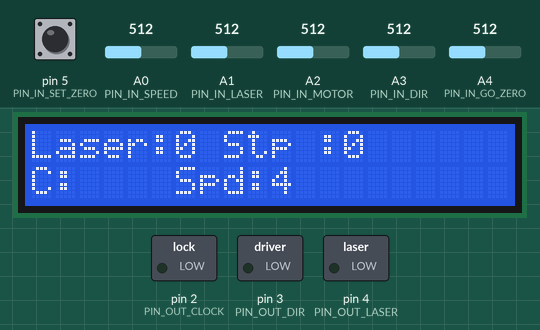
Bench run of a sketch on a simulated Arduino Uno, built with avr-gcc and run on an emulated ATmega328P. Parts: 20×2 character LCD, switched loads named in the sketch (green lamp = pin HIGH). Dashed ring = blinking. Inputs (shaded band) come from the test bench; at power-on: A4 (PIN_IN_GO_ZERO) = 512, A1 (PIN_IN_LASER) = 512, pin 5 (PIN_IN_SET_ZERO) HIGH, A0 (PIN_IN_SPEED) = 512, A2 (PIN_IN_MOTOR) = 512, A3 (PIN_IN_DIR) = 512.

Above: at 4.2 s.
4.3 s: A4 (PIN_IN_GO_ZERO) set to 493
At 4.44 s:
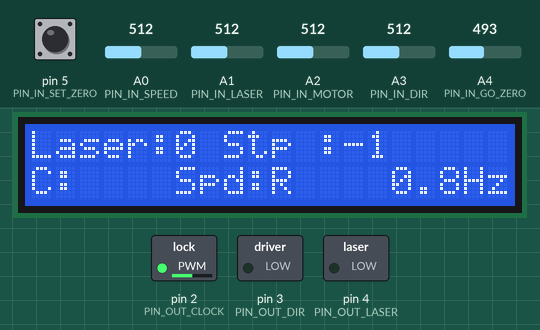
At 5.65 s:
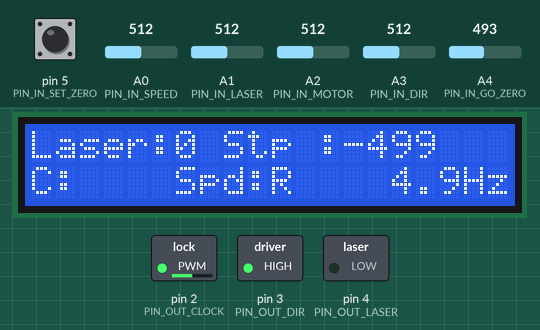
6.2 s: A1 (PIN_IN_LASER) set to 306
At 8.1 s:
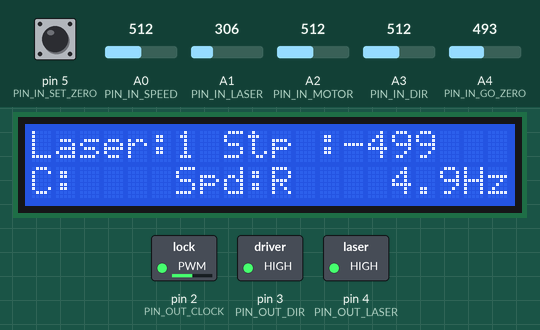
Timing chart, 0 to 14.4 s (numbered marks = the images above; inputs shaded):
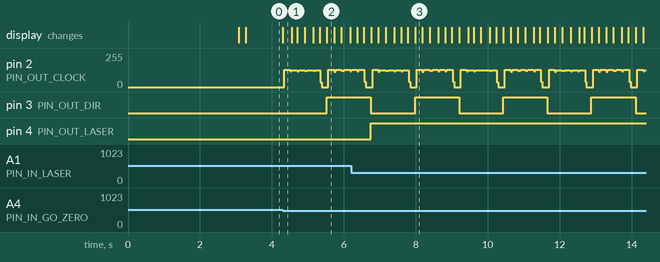

The sketch:

Katie.ino
```cpp
// (licence header left out)
// Requires Arduino version 0020 or later!

#include <LiquidCrystal.h>


const char PROGRAM_VERSION[20] = "Katie Version 1.1";


//////////////////////////////////
// GLOBAL PARAMETER DEFINITIONS //
//////////////////////////////////
// do not use laser and motor switches, instead force "remote control" by DAVID:
const bool FORCE_REMOTE_CONTROL = false;  // set "true" if you don't have any laser and motor switches

// analog input pins:
const int PIN_IN_SPEED   = A0;
const int PIN_IN_LASER   = A1;
const int PIN_IN_MOTOR   = A2;
const int PIN_IN_DIR     = A3;
const int PIN_IN_GO_ZERO = A4;

// digital output pins:
const int PIN_OUT_CLOCK  = 2;
const int PIN_OUT_DIR    = 3;
const int PIN_OUT_LASER  = 4;
const int PIN_OUT_LCD    = 8;  // and 5 more directly following (8-13)

// digital input pins:
const int PIN_IN_SET_ZERO = 5;

// speed steps and their delays [µs]:
const int NUM_SPEED_STEPS=6;
const unsigned long DELAYS[NUM_SPEED_STEPS] = {50000,20000,10000,5000,2000,1000};  // in µs
const unsigned long HOMING_MOTOR_DELAY = 1000;  // defines the speed for the "return" = "go home" = "go to zero" command [µs]

// Gearbox backlash compensation:
const long BACKLASH_STEPS = 500;  // number of steps

const long MIDDLE_POS = 2000;  // counter position where the laser is "in the middle" of the object / camera image
const long NUM_STEPS_FAST = 100;  // number of steps to go when receiving command "<" or ">"

// Time interval [ms] for display updates:
const unsigned long DISPLAY_INTERVAL = 200;  // 200ms --> 5 Hz


//////////////////////////////////
// GLOBAL VARIABLE DECLARATIONS //
//////////////////////////////////
long g_motorPos = 0;               ///< global motor step counter
int g_speed = 0;                   ///< global speed setting in [0,NUM_SPEED_STEPS-1]
bool g_isLaserOn = false;          ///< global state of laser (on or off)
int g_lastCOM = ' ';               ///< latest COM message
long g_dir = -1;                   ///< scan direction (1 or -1)

LiquidCrystal g_lcd(PIN_OUT_LCD, PIN_OUT_LCD+1, PIN_OUT_LCD+2, PIN_OUT_LCD+3, PIN_OUT_LCD+4, PIN_OUT_LCD+5);  // initialize the library with the numbers of the interface pins


///////////////////////////////////////////////////////////////////////////////////////
///////////////////////////////////////// HELPERS /////////////////////////////////////
///////////////////////////////////////////////////////////////////////////////////////


/// modes for laser and motor
enum eMode
{
  MODE_ON   = 0,
  MODE_AUTO = 1,  // "auto" means remote controlled, e.g. via serial COM port
  MODE_OFF  = 2,
};


/// Maps an "analog" input value to a descrete step value.
/// @param value The input value.
/// @param num The number of steps to convert to.
/// @param mod the maximum possible input value+1; assuming 0<=value<mod.
/// @return Discrete step value in [0,num-1]
long analogToDiscrete(long value, long num, long mod=1024)
{
  return (value*num)/mod;
  // Should also work, but not so nicely: return map(value,0,mod-1,0,num);
}

/// Maps an "analog" input value into one of the eModes MODE_OFF, MODE_AUTO, or MODE_ON. See #analogToDescrete and #eMode.
eMode analogToMode(long value, long mod=1024)
{
  return (eMode)analogToDiscrete(value,3,mod);
}


/// Delays until a given time span has passed SINCE THE LAST CALL.
/// So when e.g. you want a delay of 1000µs between two actions, but some other code has consumed 200µs already, call this function with delay_us=1000 and it will delay only 800µs.
/// Uses lastTime to store the time stamp of the call. So you must call this function repeatedly with reference to the same lastTime variable.
/// @param delay_us How many µs to delay (since the last call).
/// @param lastTime Reference to a (static) variable that is used to remember the time stamp of the previous call.
void delaySinceLastCall(unsigned long delay_us, unsigned long &lastTime)
{
  unsigned long m;

  do
  {
    m=micros();  // get current time stamp
    if (m<lastTime) lastTime=m;  // reset when micros() has flown over (happens every 2^32 µs = 71.6 minutes)
  }
  while (m-lastTime <= delay_us);  // loop until delay_us µs have passed

  lastTime = m;  // remember this time stamp for next time
}


///////////////////////////////////////////////////////////////////////////////////////
////////////////////////////////////// SETUP //////////////////////////////////////////
///////////////////////////////////////////////////////////////////////////////////////

/// The setup() method runs once, when the sketch starts.
void setup()
{
  // Init LC Display:
  g_lcd.begin(20, 2);

  // Init serial port:
  Serial.begin(9600);

  // Init input pins:
  pinMode(PIN_IN_SPEED,    INPUT);
  pinMode(PIN_IN_LASER,    INPUT);
  pinMode(PIN_IN_MOTOR,    INPUT);
  pinMode(PIN_IN_DIR,      INPUT);
  pinMode(PIN_IN_GO_ZERO,  INPUT);
  pinMode(PIN_IN_SET_ZERO, INPUT);

  // Pull inputs to HIGH by a pull-up resistor, in case they are left "open":
  digitalWrite(PIN_IN_SPEED, HIGH);
  digitalWrite(PIN_IN_LASER, HIGH);
  digitalWrite(PIN_IN_MOTOR, HIGH);
  digitalWrite(PIN_IN_DIR, HIGH);
  digitalWrite(PIN_IN_GO_ZERO, HIGH);
  digitalWrite(PIN_IN_SET_ZERO, HIGH);

  // Init output pins:
  pinMode(PIN_OUT_CLOCK, OUTPUT);
  pinMode(PIN_OUT_DIR,   OUTPUT);
  pinMode(PIN_OUT_LASER, OUTPUT);

  // Show welcome message:
  g_lcd.clear();
  g_lcd.setCursor(0,0);
  g_lcd.print(PROGRAM_VERSION);
  g_lcd.setCursor(0,1);
  g_lcd.print("DAVID-Laserscan");
  delay(3000);
  g_lcd.clear();
}


///////////////////////////////////////////////////////////////////////////////////////
////////////////////////////////////// DISPLAY ////////////////////////////////////////
///////////////////////////////////////////////////////////////////////////////////////

/// Prints a given floating point value on LCD, with given number of digits and precision.
/// @param lcd Reference to the LyquidCrystal object.
/// @param value The float value to be printed.
/// @param width The total number of digits to print (max. 20).
/// @param precision The number of positions after decimal point.
/// Example: value=12.345678, width=7, precision=3 will print " 12.346".
void printFormattedFloat(LiquidCrystal &lcd, float value, int width, int precision)
{
  char string[20];  // temporary string buffer
  dtostrf(value, width, precision, string);  // convert to string using dtostrf
  lcd.print(string);  // print
}


/// Shows the current state (step counter, laser on/off, motor speed, COM message) on LCD.
/// Prints only those values to the LCD which have changed.
void showState()
{
  // static variables remembering the last state (which is shown on display),
  // so that this function can know what has changed since last time,
  // and does not need to write values to display more than necessary:
  static int  last_isLaserOn = -42;
  static long last_motorPos = -42;  // for step display
  static long last_motorPos2 = -42;  // for speed measurement
  static int  last_speed = -42;
  static int  last_ch = 0;

  static unsigned long lastTime = 0;  // remember last call time stamp

  //-----------------
  // FIRST LCD LINE:
  //-----------------
  // Laser on/off:
  if (g_isLaserOn!=last_isLaserOn)  // if the laser has changed since last time
  {
    g_lcd.setCursor(0,0);
    g_lcd.print("Laser:");
    if (g_isLaserOn) g_lcd.print("1");
    else             g_lcd.print("0");
    last_isLaserOn = g_isLaserOn;  // remember new laser state
  }

  // motor step counter:
  if(last_motorPos!=g_motorPos)  // if the motor position has changed since last time
  {
    g_lcd.setCursor(8,0);
    g_lcd.print("Stp        ");
    g_lcd.setCursor(12,0);
    g_lcd.print(":");
    g_lcd.setCursor(13,0);
    g_lcd.print(g_motorPos);
    last_motorPos = g_motorPos;  // remember new motor position
  }

  //------------------
  // SECOND LCD LINE:
  //------------------
  // COM:
  if (last_ch!=g_lastCOM)
  {
    g_lcd.setCursor(0,1);
    g_lcd.print("C: ");
    g_lcd.setCursor(4,1);
    g_lcd.print((char)g_lastCOM);
    last_ch = g_lastCOM;
  }
  g_lastCOM = ' ';  // show nothing next time

  // Speed setting:
  if (last_speed!=g_speed)  // if speed has changed
  {
    g_lcd.setCursor(6,1);
    g_lcd.print("Spd:");
    if (g_speed<0) g_lcd.print("R");        // Show "R" for "Returning"
    else           g_lcd.print(g_speed+1);  // speed is [0-5], but show as [1-6]
    last_speed = g_speed;  // remember for next time
  }

  // Measured speed:
  {
    g_lcd.setCursor(13,1);
    long stepsPassed = g_motorPos-last_motorPos2;
    unsigned long now = micros();  // current time stamp
    if (0!=stepsPassed)
    {
      float dt = (float)(now-lastTime)/1E6;  // delta t in s
      float spd = (float)stepsPassed / dt;  // steps per second
      printFormattedFloat(g_lcd, fabs(spd), 5, 1);  // remove sign and convert speed to Hz in ###.# format
      g_lcd.print("Hz");
      lastTime=now;  // remember time stamp for next time
      last_motorPos2=g_motorPos;  // remember new motor position
    }
    else
    {
      g_lcd.print("       ");  // show no speed
    }
  }
}


///////////////////////////////////////////////////////////////////////////////////////
////////////////////////////////////// MOTOR //////////////////////////////////////////
///////////////////////////////////////////////////////////////////////////////////////

/// Lets the motor move a given number of steps.
/// This is the only function that really sends signals to the motor and changes g_motorPos!
/// @param steps The number of steps. Use a negative value for backward direction.
/// @param motorDelay Delay between rising and falling edges [µs]. Default HOMING_MOTOR_DELAY.
void moveMotorRel(long steps, unsigned long motorDelay=HOMING_MOTOR_DELAY)
{
  if (steps>0) digitalWrite(PIN_OUT_DIR, HIGH);  // move forward
  else         digitalWrite(PIN_OUT_DIR, LOW);   // move backward
  delayMicroseconds(50);  // Time for the motor driver to set direction

  static unsigned long lastTime=0;
  for (long i=0; i<abs(steps); ++i)
  {
    delaySinceLastCall(motorDelay,lastTime);
    digitalWrite(PIN_OUT_CLOCK, HIGH);
    delaySinceLastCall(motorDelay,lastTime);
    digitalWrite(PIN_OUT_CLOCK, LOW);
  }

  g_motorPos += steps;  // update the global step counter
}

/// Moves the motor to a given absolute step position.
void moveMotorAbs(long pos, unsigned long motorDelay=HOMING_MOTOR_DELAY)
{
  moveMotorRel(pos-g_motorPos, motorDelay);
}

/// Moves the motor to a given absolute step position, and updates display regularly.
void moveMotorAbs_withDisplay(long pos, unsigned long motorDelay=HOMING_MOTOR_DELAY)
{
  // Go step by step:
  long stepsToGo = abs(pos-g_motorPos);  // how many steps
  long dir = (pos>g_motorPos) ? 1 : -1;  // direction of each step (1 or -1)

  unsigned long lastTime=0;  // time stamp for display update
  for (long i=0; i<stepsToGo; ++i)  // each step separately
  {
    moveMotorRel(dir,motorDelay);  // make one step

    unsigned long time=millis();      // in ms
    if (time-lastTime>DISPLAY_INTERVAL)  // if at least DISPLAY_INTERVAL ms have passed
    {
      showState();  // update display
      lastTime=time;  // reset time stamp
    }
  }
}

/// Moves the motor to the zero position. Always goes BACKLASH_STEPS over 0 to compensate gearbox backlash.
void moveMotorHome(unsigned long motorDelay=HOMING_MOTOR_DELAY)
{
  // move a little over 0 to compensate backlash:
  moveMotorAbs_withDisplay(-g_dir*BACKLASH_STEPS,  motorDelay);

  // move to 0:
  moveMotorAbs(0, motorDelay);
}

/// Moves the motor to the zero position. Always goes BACKLASH_STEPS over 0 to compensate gearbox backlash.
/// Uses moveMotorAbs_withDisplay which regularly updates the display.
void moveMotorHome_withDisplay(unsigned long motorDelay=HOMING_MOTOR_DELAY)
{
  int rememberedSpeed = g_speed;
  g_speed = -1;  // for display

  // move a little over 0 to compensate backlash:
  moveMotorAbs_withDisplay(-g_dir*BACKLASH_STEPS,  motorDelay);

  // update display:
  showState();
  delay(200);

  // move to 0:
  moveMotorAbs_withDisplay(0, motorDelay);
  delay(200);

  g_speed = rememberedSpeed;  // re-set speed
}


///////////////////////////////////////////////////////////////////////////////////////
////////////////////////////////////// LASER //////////////////////////////////////////
///////////////////////////////////////////////////////////////////////////////////////

/// setLaser(true) switches the laser on. setLaser(false) switches the laser off.
void setLaser(bool on)
{
  if (on==g_isLaserOn) return;  // nothing to do

  if (on==true)
  {
    // switch the laser on
    digitalWrite(PIN_OUT_LASER, HIGH);
  }
  else
  {
    // switch the laser off
    digitalWrite(PIN_OUT_LASER, LOW);
  }

  g_isLaserOn = on;  // remember the new laser state
}


///////////////////////////////////////////////////////////////////////////////////////
////////////////////////////////////// MAIN LOOP //////////////////////////////////////
///////////////////////////////////////////////////////////////////////////////////////

/// the loop() method runs over and over again, as long as the Arduino has power
void loop()
{
  //------------------
  // Read input pins:
  //------------------
  // Laser: OFF, AUTO, or ON. See #eMode declaration.
  eMode laserMode = analogToMode(analogRead(PIN_IN_LASER));

  // Motor: OFF, AUTO, or ON. See #eMode declaration.
  eMode motorMode = analogToMode(analogRead(PIN_IN_MOTOR));

  // Direction: -1=down, 1=up
  g_dir = analogToDiscrete(analogRead(PIN_IN_DIR),2) * 2 - 1;

  if (FORCE_REMOTE_CONTROL)
  {
	// Overwrite to AUTO:
	laserMode = MODE_AUTO;
	motorMode = MODE_AUTO;
	g_dir = 1;
  }

  // Speed: 0 to NUM_SPEED_STEPS-1
  g_speed = analogToDiscrete(analogRead(PIN_IN_SPEED),NUM_SPEED_STEPS);

  // Move to zero
  bool moveHome = 1-analogToDiscrete(analogRead(PIN_IN_GO_ZERO),2);

  // Set counter to zero:
  bool setZero = !digitalRead(PIN_IN_SET_ZERO);

  //--------------------------
  // Act according to inputs:
  //--------------------------
  // Set laser:
  if      (MODE_OFF  ==laserMode) setLaser(false);
  else if (MODE_ON   ==laserMode) setLaser(true);
  else if (MODE_AUTO ==laserMode && MODE_AUTO!=motorMode) setLaser(MODE_ON==motorMode);

  // Motor:
  if (moveHome) moveMotorHome_withDisplay(HOMING_MOTOR_DELAY);
  if (MODE_ON==motorMode) moveMotorRel(g_dir,DELAYS[g_speed]);  // move one step in the desired direction

  // Counter:
  if (setZero) g_motorPos = 0;

  //----------------------------
  // Read serial input into ch:
  //----------------------------
  int ch = 0;
  if (Serial.available() > 0)
  {
    // read the incoming byte:
    ch = Serial.read();
    g_lastCOM = ch;  // remember in g_lastCOM (for display)
  }

  //--------------------------------------------------------
  // Act according to ch, if motorMode and laserMode allow:
  //--------------------------------------------------------
  if (MODE_AUTO==motorMode)  // allow remote control of motor
  {
    if ('+' == ch)      moveMotorRel(1);                                      // one step forward
    else if ('-' == ch) moveMotorRel(-1);                                     // one step backward
    else if ('>' == ch) moveMotorRel(NUM_STEPS_FAST);                         // several steps forward
    else if ('<' == ch) moveMotorRel(-NUM_STEPS_FAST);                        // several steps backward
    else if ('M' == ch) moveMotorRel(g_dir);                                  // one step forward
    else if ('Q' == ch) moveMotorHome_withDisplay(HOMING_MOTOR_DELAY);        // move to zero [deprecated?]
    else if ('#' == ch)  // move laser into camera image:
    {
      if (MODE_AUTO==laserMode) setLaser(true);                               // switch laser on
      moveMotorAbs_withDisplay(g_dir*MIDDLE_POS, HOMING_MOTOR_DELAY);         // move to MIDDLE_POS
    }
    else if ('P' == ch)  // Prepare for next scan:
    {
      if (MODE_AUTO==laserMode) setLaser(true);                               // switch laser on
      moveMotorHome_withDisplay(HOMING_MOTOR_DELAY);                          // move to zero
      if (MODE_AUTO==laserMode) setLaser(false);                              // switch laser off
    }
  }

  if ('m' == ch)    // move motor with given number of steps
  {
    int sign = 1;  // The direction (+1 or -1)
    int numSteps = 0;  // number of steps to move
    for (int i=0; i<6; ++i)  // read up to 6 characters
    {
      while (Serial.available()<1) {};  // wait for new character
      int ch2 = Serial.read();  // read one new character
      if      ('+'==ch2) sign = 1;  // set positive direction
      else if ('-'==ch2) sign = -1;  // set negative direction
      else if (ch2>='0' && ch2<='9') numSteps = numSteps*10 + (ch2-'0');  // read one numeric digit into numSteps
      else break;  // invalid character, e.g. semicolon --> stop reading
    }
    numSteps *= sign*g_dir;  // apply direction + or -
    if (MODE_AUTO==motorMode)
    {
      moveMotorRel(numSteps);  // move!
    }
  }

  if (MODE_AUTO==laserMode)  // allow remote control of laser
  {
    if ('S' == ch) setLaser(true);                                            // scan start --> switch laser on
    else if ('L' == ch) setLaser(true);                                       // switch laser on
    else if ('l' == ch) setLaser(false);                                      // switch laser off
    else if ('1' == ch) setLaser(false);                                      // cam.calib --> switch laser off
    else if ('3' == ch) setLaser(false);                                      // texturing --> switch laser off
  }

  if ('T' == ch)  // received "Stop"
  {
    if (MODE_AUTO==laserMode) setLaser(false);                                // switch laser off
    if (MODE_AUTO==motorMode) moveMotorHome_withDisplay(HOMING_MOTOR_DELAY);  // move to zero
  }

  if ('0' == ch) g_motorPos = 0;                                              // Reset step counter

  //------------------------------------
  // Show the current state on display:
  //------------------------------------
  static unsigned long lastTime=0;  // in ms
  unsigned long time=millis();      // in ms
  if (time-lastTime>DISPLAY_INTERVAL)  // if at least DISPLAY_INTERVAL ms have passed
  {
    showState();  // update display
    lastTime=time;  // reset timer
  }
}
```

Measured:
- the behaviour switches between 512 and 511 on A4 (PIN_IN_GO_ZERO) (found by bisection; images 0 and 1)
- after the input at 4.3 s, pin 3 (PIN_OUT_DIR): LOW → HIGH after 1.2 s; the display: changes at once (image 1)
- after the input at 6.2 s, pin 4 (PIN_OUT_LASER): LOW → HIGH after 0.55 s
